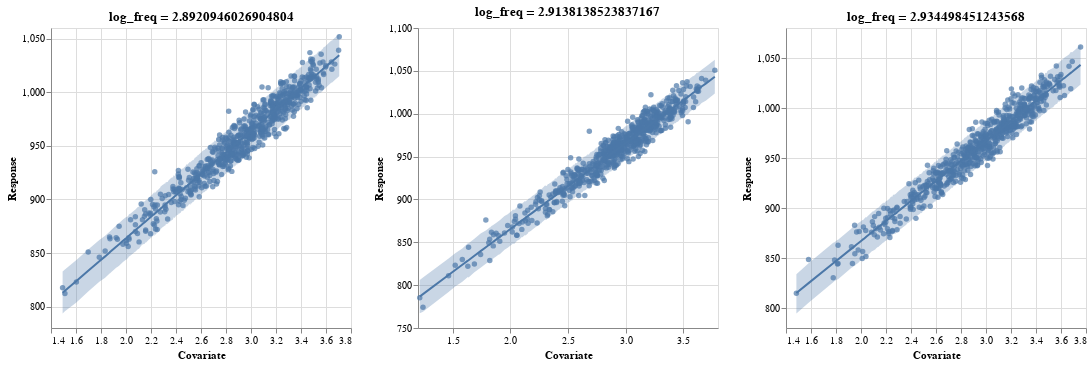

The code cell stored with this chart in its notebook:
### Markdown cell above
# Posterior predictive checks

### Code cell
rng_key, rng_key_ = random.split(rng_key)
posterior_predictive = Predictive(model, posterior)
plots = []
for log_freq, subset in train.groupby("log_freq"):
    posterior_predictions = posterior_predictive(
        rng_key_,
        log_distance=subset.log_distance.values,
        log_freq=log_freq,
    )["signal_loss"]

    mean_posterior_pred = np.mean(posterior_predictions, axis=0)
    hpdi_posterior_pred = hpdi(posterior_predictions, 0.95)
    

    plots.append(plot_regression(
        subset.log_distance.values, subset.obs_signal_loss.values, mean_posterior_pred, hpdi_posterior_pred
    ).properties(title=f"log_freq = {log_freq}"))

alt.hconcat(*plots)

### Figure 1 — Vega-Lite specification as saved in the notebook (floating-point values rounded to 4 significant figures; data arrays with more than 128 entries replaced by an {"elided": "..."} marker saying what was removed)
{"config": {"view": {"continuousWidth": 300, "continuousHeight": 300}}, "hconcat": [{"layer": [{"mark": {"type": "circle"}, "encoding": {"x": {"field": "Covariate", "scale": {"zero": false}, "type": "quantitative"}, "y": {"field": "Response", "scale": {"zero": false}, "title": "Response", "type": "quantitative"}}}, {"mark": {"type": "line"}, "encoding": {"x": {"field": "Covariate", "type": "quantitative"}, "y": {"field": "Response (predicted)", "title": "Response", "type": "quantitative"}}}, {"mark": {"type": "area", "opacity": 0.3}, "encoding": {"x": {"field": "Covariate", "type": "quantitative"}, "y": {"field": "Response (5% confidence)", "title": "Response", "type": "quantitative"}, "y2": {"field": "Response (95% confidence)", "title": "Response"}}}], "data": {"name": "data-0c10a402c376bae52891ace17ae915f5"}, "title": "log_freq = 2.8920946026904804"}, {"layer": [{"mark": {"type": "circle"}, "encoding": {"x": {"field": "Covariate", "scale": {"zero": false}, "type": "quantitative"}, "y": {"field": "Response", "scale": {"zero": false}, "title": "Response", "type": "quantitative"}}}, {"mark": {"type": "line"}, "encoding": {"x": {"field": "Covariate", "type": "quantitative"}, "y": {"field": "Response (predicted)", "title": "Response", "type": "quantitative"}}}, {"mark": {"type": "area", "opacity": 0.3}, "encoding": {"x": {"field": "Covariate", "type": "quantitative"}, "y": {"field": "Response (5% confidence)", "title": "Response", "type": "quantitative"}, "y2": {"field": "Response (95% confidence)", "title": "Response"}}}], "data": {"name": "data-e9c028d512733a4ea486bc8f65bc2ed6"}, "title": "log_freq = 2.9138138523837167"}, {"layer": [{"mark": {"type": "circle"}, "encoding": {"x": {"field": "Covariate", "scale": {"zero": false}, "type": "quantitative"}, "y": {"field": "Response", "scale": {"zero": false}, "title": "Response", "type": "quantitative"}}}, {"mark": {"type": "line"}, "encoding": {"x": {"field": "Covariate", "type": "quantitative"}, "y": {"field": "Response (predicted)", "title": "Response", "type": "quantitative"}}}, {"mark": {"type": "area", "opacity": 0.3}, "encoding": {"x": {"field": "Covariate", "type": "quantitative"}, "y": {"field": "Response (5% confidence)", "title": "Response", "type": "quantitative"}, "y2": {"field": "Response (95% confidence)", "title": "Response"}}}], "data": {"name": "data-6430970abe38e857ecdc50c7f53104ab"}, "title": "log_freq = 2.934498451243568"}], "$schema": "https://vega.github.io/schema/vega-lite/v5.17.0.json", "datasets": {"data-0c10a402c376bae52891ace17ae915f5": {"elided": "674 records"}, "data-e9c028d512733a4ea486bc8f65bc2ed6": {"elided": "671 records"}, "data-6430970abe38e857ecdc50c7f53104ab": {"elided": "655 records"}}}
